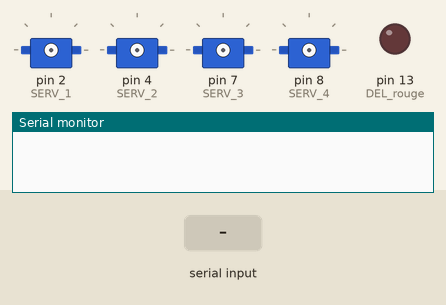
Simulated run of this sketch. Board: Arduino Uno, built with avr-gcc and run on an emulated ATmega328P. On the bench: 4 × servo, output pins drawn as LEDs (lit = HIGH), the last lines printed to the serial monitor. Inputs (shaded band) come from the test bench.

Above: at 1.2 s.
1.3 s: "1" received over Serial
2.8 s: byte 119 ('w') received over Serial
At 3.3 s:
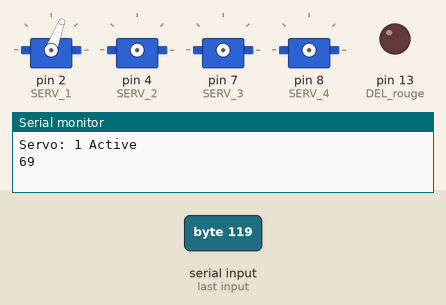
4.3 s: "2" received over Serial
5.8 s: byte 87 ('W') received over Serial
At 6.8 s:
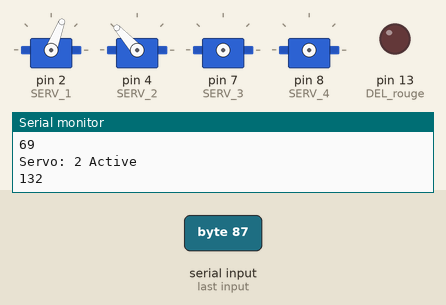
7.3 s: "3" received over Serial
8.8 s: "4" received over Serial
Timing chart, 0 to 11.3 s (numbered marks = the images above; inputs shaded):
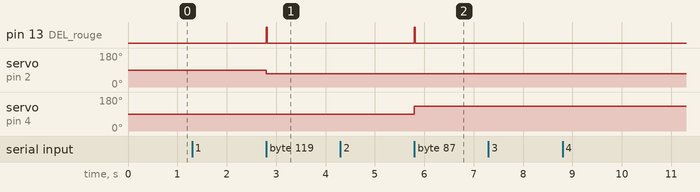

The sketch:

Controle_Clavier.ino
```cpp
#include <Servo.h>

int Key; int CurrentServo; int Delay = 20;

Servo SERV_1; int Servo1_POS = 68;  // Position Initiale SERVO_1
Servo SERV_2; int Servo2_POS = 130; // Position Initiale SERVO_2
Servo SERV_3; int Servo3_POS = 120; // Position Initiale SERVO_3
Servo SERV_4; int Servo4_POS = 90;  // Position Initiale SERVO_4

int MotorSpeed_1 =  1.5; // Vitesse SERVO_1
int MotorSpeed_2 =  2;   // Vitesse SERVO_2
int MotorSpeed_3 =  5;   // Vitesse SERVO_3
int MotorSpeed_4 = 10;   // Vitesse SERVO_4

void setup() {
  pinMode(13, OUTPUT);  // DEL rouge
  Serial.begin (9600);  // initialize serial comms at 9600 baud
}

void detach_ALL(int Number){ // Detache toutes les ServoMotors
  CurrentServo = Number-48;
  Serial.print("Servo: " ); Serial.print(CurrentServo); Serial.println(" Active");

SERV_1.detach();
SERV_2.detach();
SERV_3.detach();
SERV_4.detach();
}

void loop() {
if (Serial.available()) {
Key = Serial.read();
//---------------------------------------------------------------------[[Touche pour changer de SERVO]]
       if (Key == '1') {
detach_ALL(Key);
SERV_1.attach(2);                                               //SERVO_1 Active

} else if (Key == '2') {
detach_ALL(Key);
SERV_2.attach(4);                                               //SERVO_2 Active

} else if (Key == '3') {
detach_ALL(Key);
SERV_3.attach(7);                                               //SERVO_3 Active

} else if (Key == '4') {
detach_ALL(Key);
SERV_4.attach(8);                                               //SERVO_4 Active

}
//---------------------------------------------------------------------[[Touche pour tourner a DROITE ou EN BAS]]
else if (Key == 'd' || Key == 'D' || Key == 's' || Key == 'S') {
  digitalWrite(13, HIGH); //DEL rouge en Mode HIGH

         if (CurrentServo == 1){                                               //Rotation DROITE SERVO_1
  if (Servo1_POS > -22) { Servo1_POS -= MotorSpeed_1;
     SERV_1.write(Servo1_POS);
     Serial.println(Servo1_POS);
     delay(Delay);
    }

  } else if (CurrentServo == 2){                                               //Rotation EN BAS SERVO_2
  if (Servo2_POS > 74) { Servo2_POS -= MotorSpeed_2;
     SERV_2.write(Servo2_POS);
     Serial.println(Servo2_POS);
     delay(Delay);
    }

  } else if (CurrentServo == 3){                                               //Rotation EN BAS SERVO_3
      if (Servo3_POS < 180) { Servo3_POS += MotorSpeed_3;
     SERV_3.write(Servo3_POS);
     Serial.println(Servo3_POS);
     delay(Delay);
    }

  } else if (CurrentServo == 4){                                               //Rotation EN BAS SERVO_4
        if (Servo4_POS > 0) { Servo4_POS -= MotorSpeed_4;
     SERV_4.write(Servo4_POS);
     Serial.println(Servo4_POS);
     delay(Delay);
    }

  }
//---------------------------------------------------------------------[[Touche pour tourner a GAUCHE ou EN HAUT]]
  digitalWrite(13, LOW);
} else if (Key == 'a' || Key == 'A' || Key == 'w' || Key == 'W') {
  digitalWrite(13, HIGH);

         if (CurrentServo == 1){                                               //Rotation GAUCHE SERVO_1
  if (Servo1_POS < 158) { Servo1_POS += MotorSpeed_1;
     SERV_1.write(Servo1_POS);
     Serial.println(Servo1_POS);
     delay(Delay);
    }

  } else if (CurrentServo == 2){                                               //Rotation EN HAUT SERVO_2
      if (Servo2_POS < 150){ Servo2_POS += MotorSpeed_2;
     SERV_2.write(Servo2_POS);
     Serial.println(Servo2_POS);
     delay(Delay);
    }

  } else if (CurrentServo == 3){                                               //Rotation EN HAUT SERVO_3
            if (Servo3_POS > 30){ Servo3_POS -= MotorSpeed_3;
     SERV_3.write(Servo3_POS);
     Serial.println(Servo3_POS);
     delay(Delay);
     }

  } else if (CurrentServo == 4){                                              //Rotation EN HAUT SERVO_4
            if (Servo4_POS < 180){ Servo4_POS += MotorSpeed_4;
     SERV_4.write(Servo4_POS);
     Serial.println(Servo4_POS);
     delay(Delay);
    }

 }

  digitalWrite(13, LOW); //DEL rouge en Mode LOW

}
}}
```

Measured:
- after the input at 2.8 s, pin 13 (DEL_rouge): LOW → HIGH at once, → LOW 0.02 s later; servo on pin 2 (SERV_1): 90° → 69° at once
- after the input at 5.8 s, pin 13 (DEL_rouge): LOW → HIGH at once, → LOW 0.02 s later; servo on pin 4 (SERV_2): 90° → 132° at once
